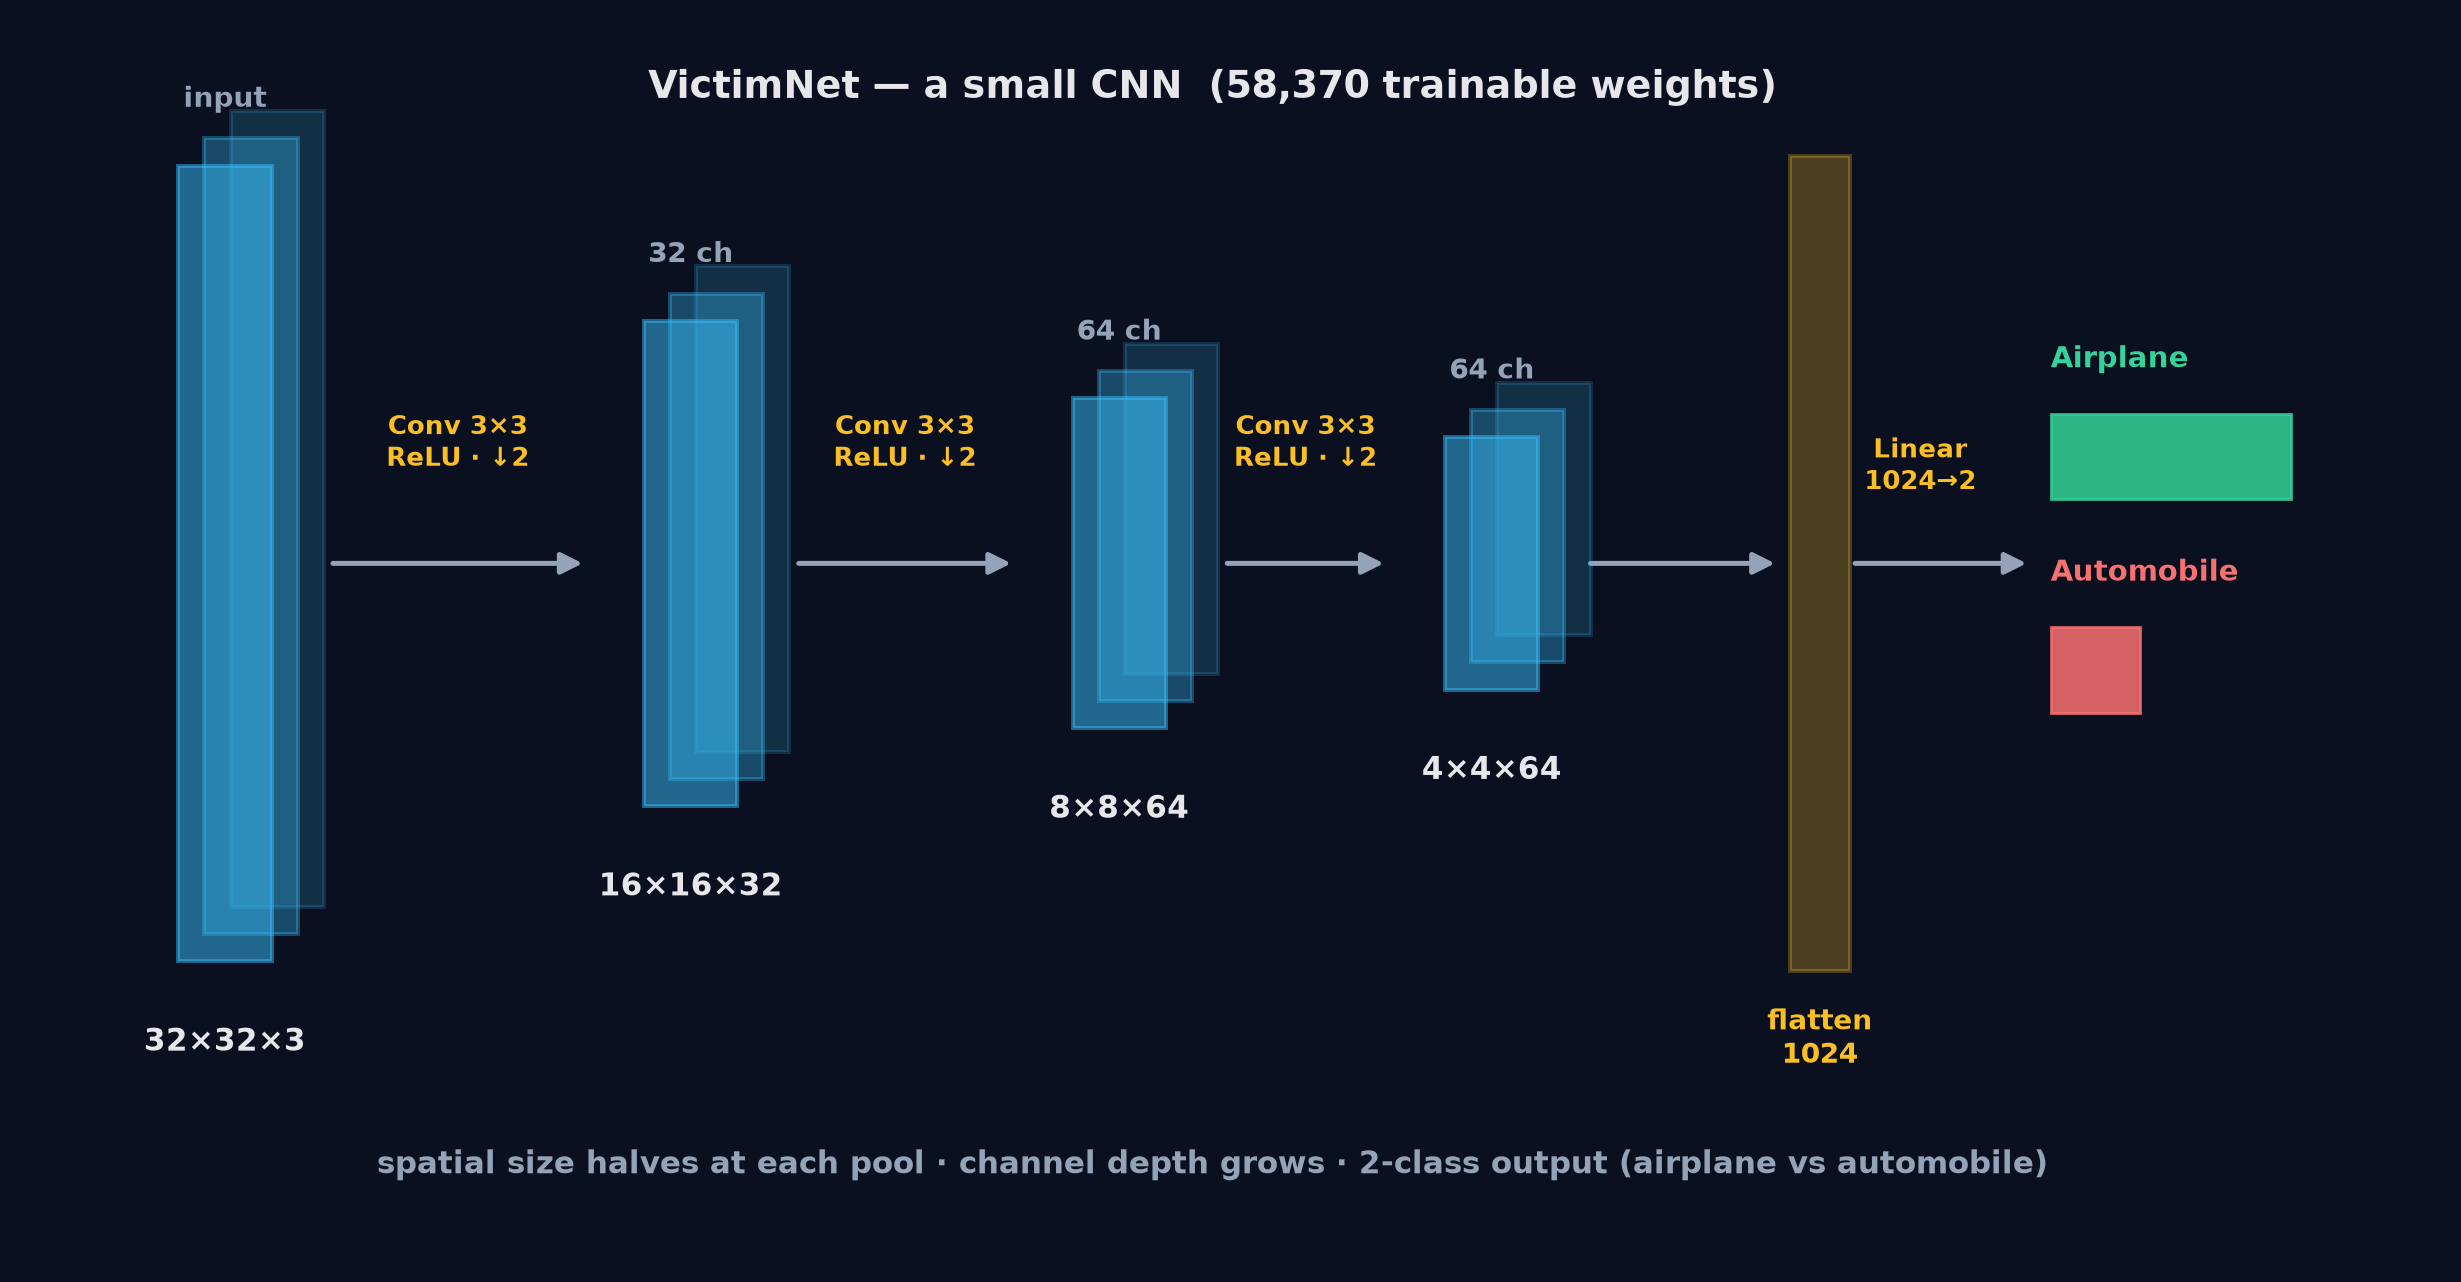

The Python source for this figure:
"""Slide 3 - CIFAR-10 Binary Classification: VictimNet Architecture.
Input 32x32x3 -> 3 conv+pool blocks (32,64,64) -> flatten 1024 -> FC -> 2 logits."""
import numpy as np
from matplotlib.patches import Rectangle, FancyArrowPatch
from style import (canvas, finish, save, label, INK, MUTE, BENIGN, ADV, AMBER, CYAN, STAR, BG, BOUND)

fig, ax = canvas(12.5, 6.6)

# conv volumes: (x_center, spatial, channels, label)
vols = [(0.9, 32, 3, "32×32×3"), (3.4, 16, 32, "16×16×32"),
        (5.7, 8, 64, "8×8×64"), (7.7, 4, 64, "4×4×64")]
ymid = 3.6
def h_of(s): return 0.9 + s / 32 * 3.2
COL = CYAN

for xc, s, c, txt in vols:
    h = h_of(s); w = 0.5
    # depth illusion: a few offset slabs
    for k in range(2, -1, -1):
        off = k * 0.14
        ax.add_patch(Rectangle((xc - w / 2 + off, ymid - h / 2 + off), w, h,
                     facecolor=COL, alpha=0.18 + 0.16 * (2 - k), edgecolor=COL, lw=1.4, zorder=4 + (2 - k)))
    label(ax, (xc, ymid - h / 2 - 0.42), txt, INK, fs=11)
    label(ax, (xc, ymid + h / 2 + 0.34), ("input" if c == 3 else "%d ch" % c), MUTE, fs=10)

# arrows + op captions between conv volumes
ops = ["Conv 3×3\nReLU · ↓2", "Conv 3×3\nReLU · ↓2", "Conv 3×3\nReLU · ↓2"]
for (x1, *_), (x2, *_), op in zip(vols, vols[1:], ops):
    ax.add_patch(FancyArrowPatch((x1 + 0.55, ymid), (x2 - 0.55, ymid), arrowstyle="-|>",
                 mutation_scale=16, color=MUTE, lw=1.8, zorder=3))
    label(ax, ((x1 + x2) / 2, ymid + 0.62), op, AMBER, fs=9.5)

# flatten -> 1024 vector
xf = 9.3
ax.add_patch(Rectangle((xf, ymid - 2.1), 0.32, 4.2, facecolor=AMBER, alpha=.28, edgecolor=AMBER, lw=1.4, zorder=4))
ax.add_patch(FancyArrowPatch((8.2, ymid), (xf - 0.05, ymid), arrowstyle="-|>", mutation_scale=16, color=MUTE, lw=1.8, zorder=3))
label(ax, (xf + 0.16, ymid - 2.45), "flatten\n1024", AMBER, fs=10)

# FC -> 2 logits
ax.add_patch(FancyArrowPatch((xf + 0.32, ymid), (10.6, ymid), arrowstyle="-|>", mutation_scale=16, color=MUTE, lw=1.8, zorder=3))
label(ax, (10.0, ymid + 0.5), "Linear\n1024→2", AMBER, fs=9.5)
for i, (name, col, val) in enumerate([("Airplane", BENIGN, 0.86), ("Automobile", ADV, 0.32)]):
    yy = ymid + 0.55 - i * 1.1
    ax.add_patch(Rectangle((10.7, yy - 0.22), 1.5 * val, 0.44, facecolor=col, alpha=.85, edgecolor=col, zorder=5))
    label(ax, (10.7, yy + 0.5), name, col, fs=10.5, ha="left")

label(ax, (6.2, 6.05), "VictimNet — a small CNN  (58,370 trainable weights)", INK, fs=13.5)
label(ax, (6.2, 0.5), "spatial size halves at each pool · channel depth grows · 2-class output (airplane vs automobile)",
      MUTE, fs=11)

finish(ax, (-0.2, 12.8), (0.0, 6.4), equal=False)
save(fig, "03_architecture")
